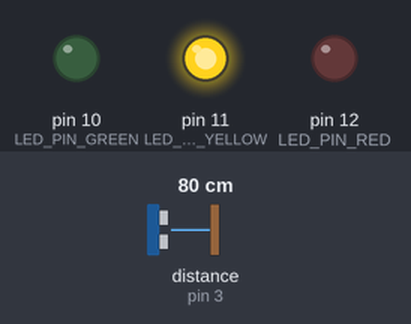
The sketch below on a simulated Arduino Uno, built with avr-gcc and run on an emulated ATmega328P. On the bench: output pins drawn as LEDs (lit = HIGH). Wiring (inferred from the names in the program): ultrasonic range finder: trigger pin 4; echo pin 3. The test bench sets the inputs (shaded band); at power-on: distance to the obstacle (sensor on pin 3) 80 cm. The echo pulse lasts 58.3 µs per cm; pins used as bus, display or sensor lines are not drawn.

Above: at 1.2 s.
1.3 s: distance to the obstacle (sensor on pin 3) set to 17 cm
3.0 s: distance to the obstacle (sensor on pin 3) set to 13 cm
At 3.5 s:
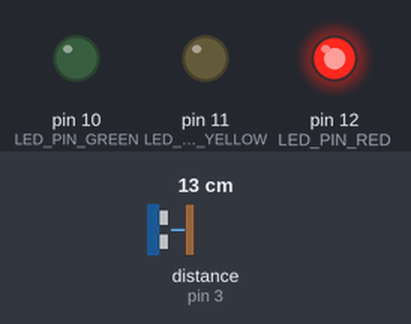
4.5 s: distance to the obstacle (sensor on pin 3) set to 20 cm
At 4.8 s:
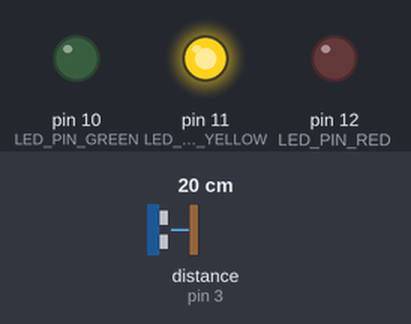
6.0 s: distance to the obstacle (sensor on pin 3) set to 2 cm
At 7.1 s:
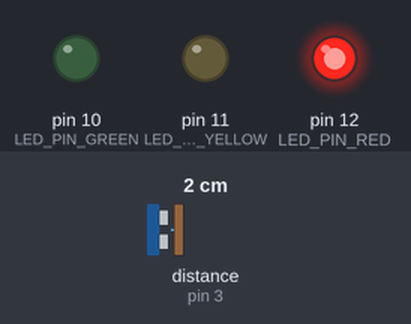
Timing chart, 0 to 8.5 s (numbered marks = the images above; inputs shaded):
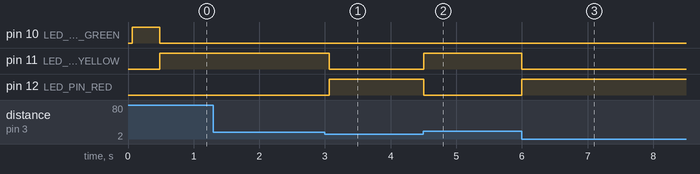

The sketch:

Smooth_Ultrasonic_Code_With_Complementary_Filters.ino
```cpp
#define ECHO_PIN 3
#define TRIGGER_PIN 4

#define LED_PIN_RED 12
#define LED_PIN_YELLOW 11
#define LED_PIN_GREEN 10

#define pinModeArraySize 4


unsigned long lastTimeUltrasonicTriggered = millis();
unsigned long ultrasonicTriggerDelay = 60;


volatile unsigned long pulseInTimeBegin;
volatile unsigned long pulseInTimeEnd;
volatile boolean newDistanceAvailable = false;


byte pinModeArray[pinModeArraySize] =
     {LED_PIN_RED, LED_PIN_YELLOW, LED_PIN_GREEN, TRIGGER_PIN};


int previousDistance = 157.48;


void triggerUltrasonicSensor(){

  digitalWrite(TRIGGER_PIN, LOW);
  delayMicroseconds(2);

  digitalWrite(TRIGGER_PIN, HIGH);
  delayMicroseconds(10);
  digitalWrite(TRIGGER_PIN, LOW);

}


float getUltrasonicDistance(){

  float durationMicros = pulseInTimeEnd - pulseInTimeBegin;
  float distance = durationMicros / 148.0; // Distance In Inches For Cm Divide By 58.0

  if (distance > 157.48){ // Lines 44 - 50 Help The Ultrasonic Sensor Function Smoother
    return previousDistance;
  }

  distance = previousDistance * 0.7 + distance * 0.3;
  previousDistance = distance;
  return distance;

}


void echoPinInterrupt(){

  if (digitalRead(ECHO_PIN) == HIGH){
     pulseInTimeBegin = micros();
  }
  else{
    pulseInTimeEnd = micros();
    newDistanceAvailable = true;
  }

}


void setup() {

  for (int i = 0; i < pinModeArraySize; i++){

    pinMode(pinModeArray[i], OUTPUT);

  }

  pinMode(ECHO_PIN, INPUT);

  attachInterrupt(digitalPinToInterrupt(ECHO_PIN),
                  echoPinInterrupt,
                  CHANGE);

}


void loop() {

  unsigned long timeNow = millis();

  if (timeNow - lastTimeUltrasonicTriggered >= ultrasonicTriggerDelay){

    lastTimeUltrasonicTriggered = timeNow;

    triggerUltrasonicSensor();

  }


  if (newDistanceAvailable){

    newDistanceAvailable = false;
    double distance = getUltrasonicDistance();

    if (distance > 39.3701){

      digitalWrite(LED_PIN_GREEN, HIGH);
      digitalWrite(LED_PIN_YELLOW, LOW);
      digitalWrite(LED_PIN_RED, LOW);

    }
    else if (distance > 5.51181 && distance < 39.7638){

      digitalWrite(LED_PIN_YELLOW, HIGH);
      digitalWrite(LED_PIN_RED, LOW);
      digitalWrite(LED_PIN_GREEN, LOW);

    }
    else if (distance < 5.90551){

      digitalWrite(LED_PIN_RED, HIGH);
      digitalWrite(LED_PIN_YELLOW, LOW);
      digitalWrite(LED_PIN_GREEN, LOW);

    }

  }

}
```

Measured:
- the behaviour switches between 16 and 15 cm on distance to the obstacle (sensor on pin 3) (found by bisection; images 0 and 1)
- the behaviour switches between 17 and 18 cm on distance to the obstacle (sensor on pin 3) (found by bisection; images 1 and 2)
- after the input at 1.3 s, every drawn part: stays the same
- after the input at 3.0 s, pin 11 (LED_PIN_YELLOW): HIGH → LOW after 0.06 s; pin 12 (LED_PIN_RED): LOW → HIGH after 0.06 s
- after the input at 4.5 s, pin 11 (LED_PIN_YELLOW): LOW → HIGH at once; pin 12 (LED_PIN_RED): HIGH → LOW at once
- after the input at 6.0 s, pin 11 (LED_PIN_YELLOW): HIGH → LOW at once; pin 12 (LED_PIN_RED): LOW → HIGH at once
